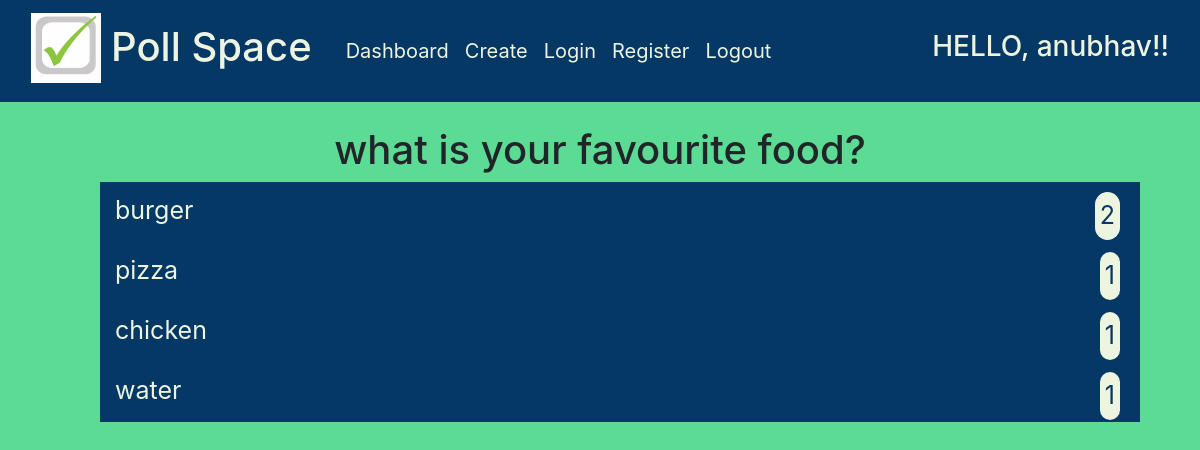
The page /polls/1/result (signed in) on the database its author committed.
### polls/models.py (models this page shows)
class Polls(models.Model) :
    poll_question = models.TextField()
    poll_option1 = models.CharField(max_length = 100)
    poll_option2 = models.CharField(max_length = 100)
    poll_option3 = models.CharField(max_length = 100)
    poll_option4 = models.CharField(max_length = 100)
    poll_option1_count = models.IntegerField(default = 0)
    poll_option2_count = models.IntegerField(default = 0)
    poll_option3_count = models.IntegerField(default = 0)
    poll_option4_count = models.IntegerField(default = 0)

### polls/views.py (the view)
# urls.py: path('polls/<poll_id>/result', result_view, name='result'),
@login_required(login_url='login')
def result_view(request, poll_id, *args, **kwargs) :
    poll = Polls.objects.get(pk = poll_id)
    context = {
        'poll' : poll
    }
    return render(request, 'polls/result.html', context)

### polls/templates/polls/result.html (shortened to what this page needs)
{% extends "base.html" %}
{% block content %}
<div id="result" class="container-fluid">
    <h1>{{ poll.poll_question }}</h1>
    <ul class="polldata">
        <li class="pollitem">
            <p class="pollname">{{poll.poll_option1}}</p>
            <p class="function">{{poll.poll_option1_count}}</p>
        </li>
        <li class="pollitem">
            <p class="pollname">{{poll.poll_option2}}</p>
            <p  class="function">{{poll.poll_option2_count}}</p>
        </li>
        <li class="pollitem">
            <p class="pollname">{{poll.poll_option3}}</p>
            <p class="function">{{poll.poll_option3_count}}</p>
        </li>
        <li class="pollitem">
            <p class="pollname">{{poll.poll_option4}}</p>
            <p  class="function">{{poll.poll_option4_count}}</p>
        </li>
    </ul>
    <br>
</div>
{% endblock %}

### templates/base.html (shortened to what this page needs)
{% load static %}
<!DOCTYPE html>
<html>
    <head>
        <link rel="stylesheet" href="{% static '/stylesheet/bootstrap.min.css' %}">
        <link rel="stylesheet" href="{% static '/stylesheet/styles.css' %}">
    </head>
    <body>
        <header>
            <nav class="navbar navbar-expand-lg navbar-light">
                <div class="container-fluid">
                  <div class="navbar-brand">
                    <a href="{% url 'login' %}"><img id="logo" src="{% static 'images/logo.png'%}"></a>
                    <a href="{% url 'login' %}"><h1 id="brandname">Poll Space</h1></a>
                  </div>
                  <div class="collapse navbar-collapse" id="navbarTogglerDemo02">
                    <ul class="navbar-nav me-auto mb-2 mb-lg-0">
                      <li class="nav-item">
                        <a id="menu" class="nav-link" href="{% url 'dashboard' %}">Dashboard</a>
                      </li>
                      <li class="nav-item">
                        <a id="menu" class="nav-link" href="{% url 'create' %}">Create</a>
                      </li>
                      <li class="nav-item">
                        <a id="menu" class="nav-link" href="{% url 'login' %}">Login</a>
                      </li>
                      <li class="nav-item">
                        <a id="menu" class="nav-link" href="{% url 'register' %}">Register</a>
                      </li>
                      {% if request.user.is_authenticated %}
                        <li class="nav-item">
                          <a id="menu" class="nav-link" href="{% url 'logout' %}">Logout</a>
                        </li>
                      {% endif %}
                    </ul>
                  </div>
                  {% if request.user.is_authenticated %}
                    <h3 id="greeting">HELLO, {{ request.user }}!!</h3>
                  {% endif %}
                </div>
            </nav>
	    </header>
      <br>
      <section class="container">
        {% block content %}{% endblock %}
      </section>
      <br>
    </body>
</html>

### static/stylesheet/styles.css (style rules this page uses)
* { box-sizing: border-box; }
body { background-color: #5CDB95; }
.navbar { background-color: #053865; }
#brandname { font-style: bold; float: right; padding: 10px; color: #EDF5E1; }
#logo { height: 70px; width: 70px; }
#menu { color: #EDF5E1; font-size: 20px; }
#greeting { color: #EDF5E1; }
#random, #registerForm, #poll_list, #result { top: 50%; left: 50%; font-size: 20px; text-align: center; }
.polldata { list-style-type: none; }
.pollitem { background-color: #053865; width: 100%; padding: 10px; position: relative; height: 60px; }
.pollname { display: inline; position: absolute; left: 15px; color: #EDF5E1; font-size: 25px; }
.function { font-size: 25px; background-color: #EDF5E1; color: #053865; padding: 5px; border-radius: 25px; position: absolute; right: 20px; }

### rows shown on the page
Polls: poll_question "what is your favourite food?", poll_option1 "burger", poll_option1_count "2", poll_option2 "pizza", poll_option2_count "1", poll_option3 "chicken", poll_option3_count "1", poll_option4 "water", poll_option4_count "1"

### other values the page prints
{{ request.user }} "anubhav"
